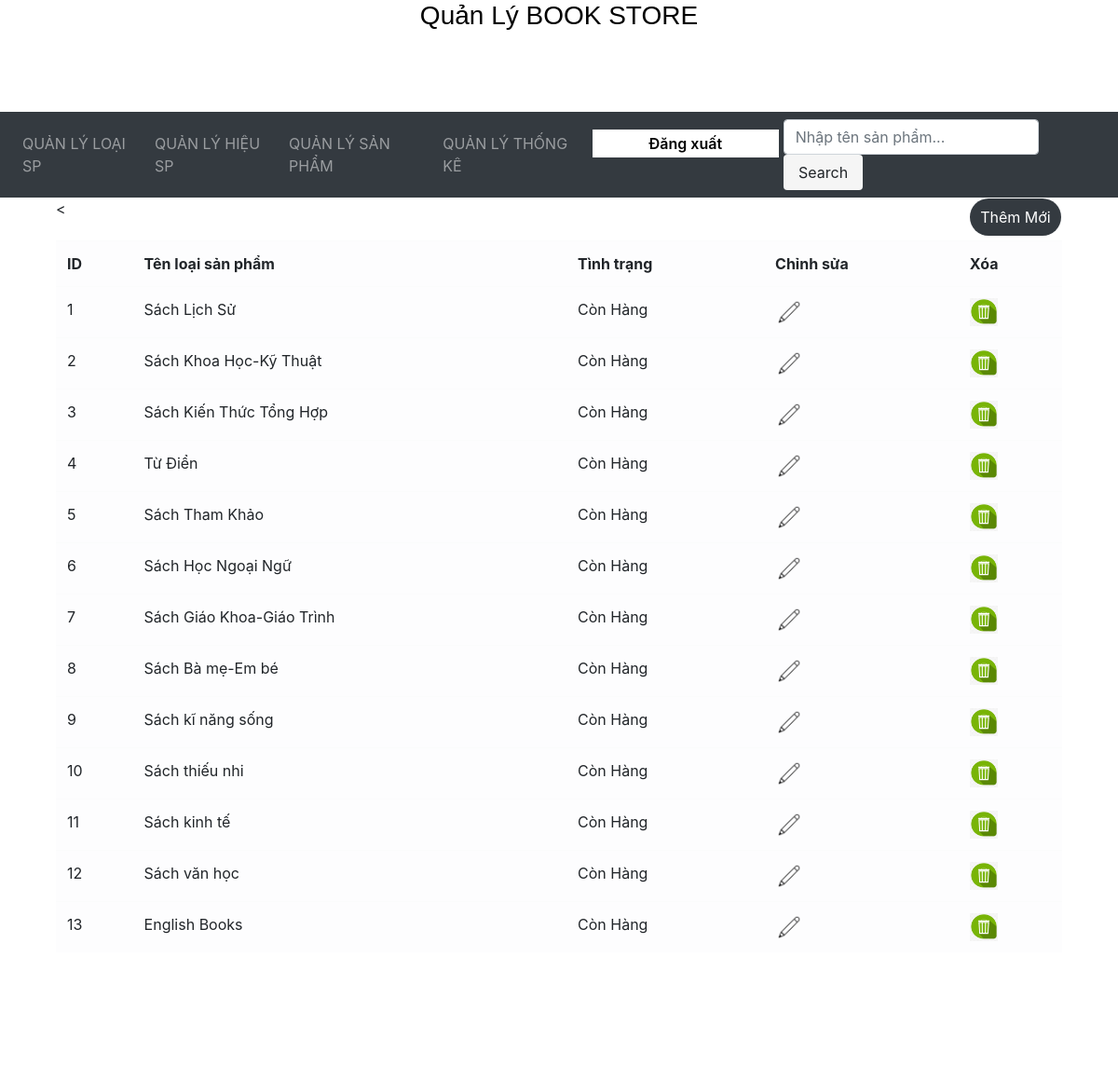
/admincp/index.php?quanly=loaisp&ac=lietke (signed in), run on the app's committed database.
### tables this page shows
CREATE TABLE `loaisp` (
  `id_loaisp` int(11) NOT NULL AUTO_INCREMENT,
  `tenloaisp` varchar(255) NOT NULL,
  `tinhtrang` varchar(100) NOT NULL,
  PRIMARY KEY (`id_loaisp`)
);

### admincp/modules/quanlyloaisp/lietke.php (the view)
<?php
	$sql_lietkesp="select * from loaisp order by id_loaisp desc ";
	$row_lietkesp=mysqli_query($conn,$sql_lietkesp);
?>
<div class="button_themsp">
<a href="index.php?quanly=loaisp&ac=them">Thêm Mới</a>
</div>
<table class="table table-light">
  <tr>
      <th scope="col">ID</th>
      <th scope="col">Tên loại sản phẩm</th>
      <th scope="col">Tình trạng</th>
      <th scope="col">Chỉnh sửa</th>
      <<th scope="col">Xóa</th>
  </tr>
  <?php
  $i=1;
  while($dong=mysqli_fetch_array($row_lietkesp)){
  ?>
  <tr>
    <td><?php  echo $i;?></td>
    <td><?php echo $dong['tenloaisp'] ?></td>
    <td><?php
	if($dong['tinhtrang'] == 1 ){
		echo 'Còn Hàng';
	}else{
		echo 'Hết Hàng';
	}
    ?></td>
    <td><a href="index.php?quanly=loaisp&ac=sua&id=<?php echo $dong['id_loaisp'] ?>"><img src="../imgs/pencil.png" width="30" height="30" /></a></td>
    <td><a href="modules/quanlyloaisp/xuly.php?id=<?php echo $dong['id_loaisp']?>" class="delete_link"><img src="../imgs/del.png" width="30" height="30" /></a></td>
  </tr>
  <?php
  $i++;
  }
  ?>
</table>

### admincp/style/css.css (style rules this page uses)
body { background:#fff; }
* { padding:0; margin:0; }
.button_themsp { width:100px; height:40px; border:1px solid #fff; text-align:center; line-height:40px; color:#fff; float:right; margin-bottom: 6px; border-radius: 20px; }
.button_themsp a { color: #fff; display:block; text-decoration:none; background-image: linear-gradient(to right, #343a40, #343a40); cursor: pointer; border-radius: 20px; }

### data on the page
loaisp: tenloaisp "Sách Lịch Sử", tinhtrang "Còn Hàng"
loaisp: tenloaisp "Sách Khoa Học-Kỹ Thuật", tinhtrang "Còn Hàng"
loaisp: tenloaisp "Sách Kiến Thức Tổng Hợp", tinhtrang "Còn Hàng"
loaisp: tenloaisp "Từ Điển", tinhtrang "Còn Hàng"
loaisp: tenloaisp "Sách Tham Khảo", tinhtrang "Còn Hàng"
loaisp: tenloaisp "Sách Học Ngoại Ngữ", tinhtrang "Còn Hàng"
loaisp: tenloaisp "Sách Giáo Khoa-Giáo Trình", tinhtrang "Còn Hàng"
loaisp: tenloaisp "Sách Bà mẹ-Em bé", tinhtrang "Còn Hàng"
loaisp: tenloaisp "Sách kĩ năng sống", tinhtrang "Còn Hàng"
loaisp: tenloaisp "Sách thiếu nhi", tinhtrang "Còn Hàng"
loaisp: tenloaisp "Sách kinh tế", tinhtrang "Còn Hàng"
loaisp: tenloaisp "Sách văn học", tinhtrang "Còn Hàng"
loaisp: tenloaisp "English Books", tinhtrang "Còn Hàng"
